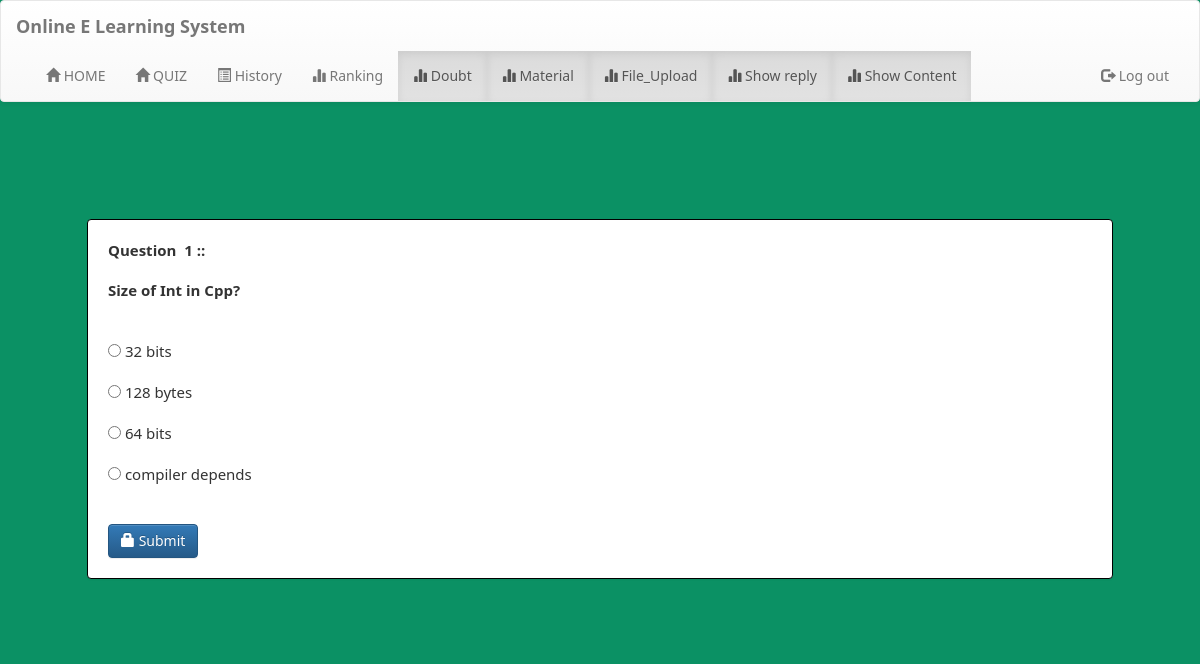
The page /welcome.php?q=quiz&step=2&eid=5b141f1e8399e&n=1&t=10 (signed in) on the database its author committed.
### tables this page shows
CREATE TABLE `questions` (
  `eid` text NOT NULL,
  `qid` text NOT NULL,
  `qns` text NOT NULL,
  `choice` int(10) NOT NULL,
  `sn` int(11) NOT NULL
);

CREATE TABLE `options` (
  `qid` varchar(50) NOT NULL,
  `option` varchar(5000) NOT NULL,
  `optionid` text NOT NULL
);

### welcome.php (the view, shortened to what this page needs)
<?php
    include_once 'database.php';
?>
<!DOCTYPE html>
<html lang="en">
<head>
    <link  rel="stylesheet" href="css/bootstrap.min.css"/>
    <link  rel="stylesheet" href="css/bootstrap-theme.min.css"/>
    <link rel="stylesheet" href="css/welcome.css">
    <link  rel="stylesheet" href="css/font.css">
</head>
<body>
    <nav class="navbar navbar-default title1">
        <div class="container-fluid">
            <div class="navbar-header">
        <a class="navbar-brand" href="#"><b>Online E Learning System</b></a>
        </div>
        <div class="collapse navbar-collapse" id="bs-example-navbar-collapse-1">
        <ul class="nav navbar-nav navbar-left">
        <li <?php if(@$_GET['q']==8) echo'class="active"'; ?> ><a href="welcome.php?q=8"><span class="glyphicon glyphicon-home" aria-hidden="true"></span>&nbsp;HOME<span class="sr-only">(current)</span></a></li>
            <li <?php if(@$_GET['q']==1) echo'class="active"'; ?> ><a href="welcome.php?q=1"><span class="glyphicon glyphicon-home" aria-hidden="true"></span>&nbsp;QUIZ<span class="sr-only"></span></a></li>
            <li <?php if(@$_GET['q']==2) echo'class="active"'; ?>> <a href="welcome.php?q=2"><span class="glyphicon glyphicon-list-alt" aria-hidden="true"></span>&nbsp;History</a></li>
            <li <?php if(@$_GET['q']==3) echo'class="active"'; ?>> <a href="welcome.php?q=3"><span class="glyphicon glyphicon-stats" aria-hidden="true"></span>&nbsp;Ranking</a></li>
            <li <?php  echo'class="active"'; ?>> <a href="d.html"><span class="glyphicon glyphicon-stats" aria-hidden="true"></span>&nbsp;Doubt</a></li>
            <li <?php  echo'class="active"'; ?>> <a href="mat.php"><span class="glyphicon glyphicon-stats" aria-hidden="true"></span>&nbsp;Material</a></li>
            <li <?php  echo'class="active"'; ?>> <a href="upload.php"><span class="glyphicon glyphicon-stats" aria-hidden="true"></span>&nbsp;File_Upload</a></li>
            <li <?php  echo'class="active"'; ?>> <a href="sreply.php"><span class="glyphicon glyphicon-stats" aria-hidden="true"></span>&nbsp;Show reply</a></li>
            <li <?php  echo'class="active"'; ?>> <a href="scon.php"><span class="glyphicon glyphicon-stats" aria-hidden="true"></span>&nbsp;Show Content</a></li>
        </ul>
        <ul class="nav navbar-nav navbar-right">
        <li <?php echo''; ?> > <a href="logout.php?q=welcome.php"><span class="glyphicon glyphicon-log-out" aria-hidden="true"></span>&nbsp;Log out</a></li>
        </ul>
        </div>
    </div>
    </nav>
    <br><br>
    <div class="container">
        <div class="row">
            <div class="col-md-12">
                <?php
                    if(@$_GET['q']== 'quiz' && @$_GET['step']== 2)
                    {
                        $eid=@$_GET['eid'];
                        $sn=@$_GET['n'];
                        $total=@$_GET['t'];
                        $q=mysqli_query($con,"SELECT * FROM questions WHERE eid='$eid' AND sn='$sn' " );
                        echo '<div class="panel" style="margin:5%">';
                        while($row=mysqli_fetch_array($q) )
                        {
                            $qns=$row['qns'];
                            $qid=$row['qid'];
                            echo '<b>Question &nbsp;'.$sn.'&nbsp;::<br /><br />'.$qns.'</b><br /><br />';
                        }
                        $q=mysqli_query($con,"SELECT * FROM options WHERE qid='$qid' " );
                        echo '<form action="update.php?q=quiz&step=2&eid='.$eid.'&n='.$sn.'&t='.$total.'&qid='.$qid.'" method="POST"  class="form-horizontal">
                        <br />';
                        while($row=mysqli_fetch_array($q) )
                        {
                            $option=$row['option'];
                            $optionid=$row['optionid'];
                            echo'<input type="radio" name="ans" value="'.$optionid.'">&nbsp;'.$option.'<br /><br />';
                        }
                        echo'<br /><button type="submit" class="btn btn-primary"><span class="glyphicon glyphicon-lock" aria-hidden="true"></span>&nbsp;Submit</button></form></div>';
                    }
                ?>
</body>
</html>

### rows shown on the page
questions: qns "Size of Int in Cpp?"
options: option "32 bits"
options: option "128 bytes"
options: option "64 bits"
options: option "compiler depends"
